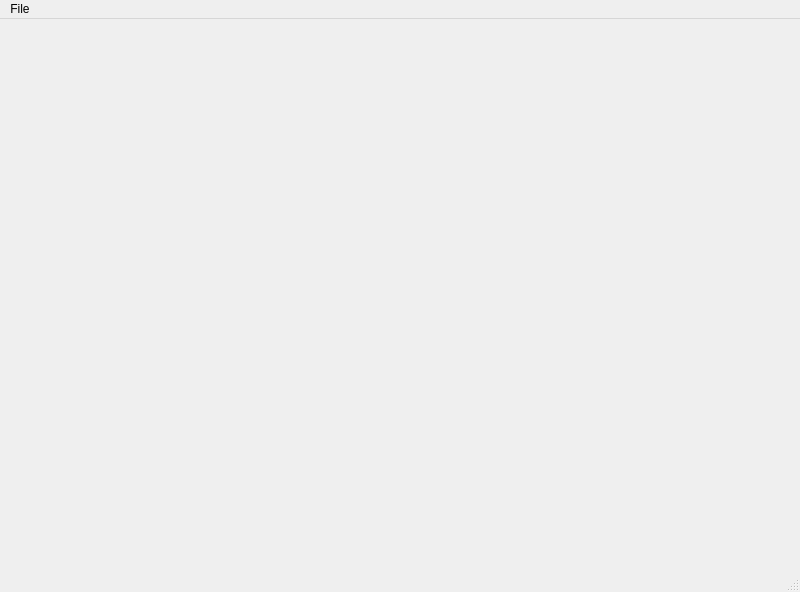
<?xml version="1.0" encoding="UTF-8"?>
<ui version="4.0">
 <class>MainWindow</class>
 <widget class="QMainWindow" name="MainWindow">
  <property name="geometry">
   <rect>
    <x>0</x>
    <y>0</y>
    <width>800</width>
    <height>592</height>
   </rect>
  </property>
  <property name="windowTitle">
   <string>Datagen</string>
  </property>
  <property name="windowIcon">
   <iconset>
    <normaloff>../logo.png</normaloff>../logo.png</iconset>
  </property>
  <property name="autoFillBackground">
   <bool>true</bool>
  </property>
  <property name="styleSheet">
   <string notr="true"/>
  </property>
  <property name="tabShape">
   <enum>QTabWidget::Triangular</enum>
  </property>
  <property name="unifiedTitleAndToolBarOnMac">
   <bool>true</bool>
  </property>
  <widget class="QWidget" name="centralwidget">
   <property name="acceptDrops">
    <bool>false</bool>
   </property>
   <property name="autoFillBackground">
    <bool>true</bool>
   </property>
   <property name="styleSheet">
    <string notr="true"/>
   </property>
  </widget>
  <widget class="QMenuBar" name="menubar">
   <property name="geometry">
    <rect>
     <x>0</x>
     <y>0</y>
     <width>800</width>
     <height>21</height>
    </rect>
   </property>
   <widget class="QMenu" name="menuFile">
    <property name="title">
     <string>File</string>
    </property>
    <addaction name="actionOpen"/>
   </widget>
   <addaction name="menuFile"/>
  </widget>
  <widget class="QStatusBar" name="statusbar"/>
  <action name="actionOpen">
   <property name="text">
    <string>Open</string>
   </property>
   <property name="shortcut">
    <string>Ctrl+O</string>
   </property>
   <property name="shortcutVisibleInContextMenu">
    <bool>true</bool>
   </property>
  </action>
 </widget>
 <resources/>
 <connections/>
</ui>
